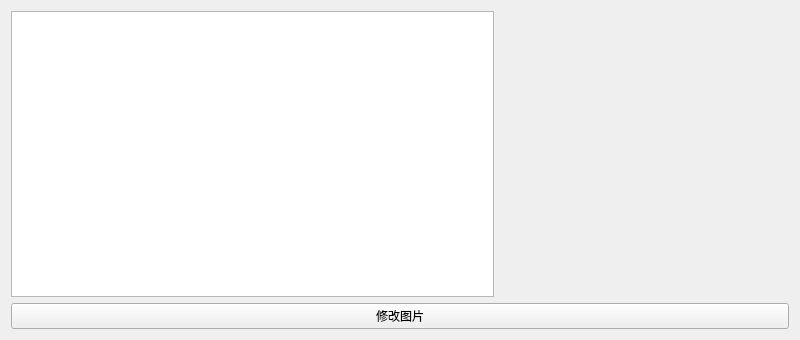
<?xml version="1.0" encoding="UTF-8"?>
<ui version="4.0">
 <class>KTodayRoom</class>
 <widget class="QWidget" name="KTodayRoom">
  <property name="geometry">
   <rect>
    <x>0</x>
    <y>0</y>
    <width>800</width>
    <height>340</height>
   </rect>
  </property>
  <property name="windowTitle">
   <string>Form</string>
  </property>
  <layout class="QGridLayout" name="gridLayout_2">
   <item row="0" column="0">
    <layout class="QGridLayout" name="gridLayout">
     <item row="0" column="0">
      <layout class="QHBoxLayout" name="horizontalLayout" stretch="5,3">
       <item>
        <widget class="QTableView" name="m_table_room_info"/>
       </item>
       <item>
        <widget class="QLabel" name="label">
         <property name="text">
          <string/>
         </property>
         <property name="scaledContents">
          <bool>false</bool>
         </property>
        </widget>
       </item>
      </layout>
     </item>
     <item row="1" column="0">
      <widget class="QPushButton" name="pushButton">
       <property name="text">
        <string>修改图片</string>
       </property>
      </widget>
     </item>
    </layout>
   </item>
  </layout>
 </widget>
 <resources/>
 <connections/>
</ui>
